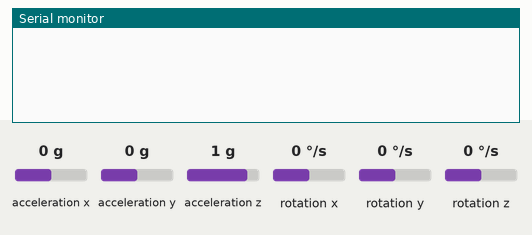
Simulated run of this sketch. Board: Arduino Uno, built with avr-gcc and run on an emulated ATmega328P. Parts: the last lines printed to the serial monitor. Wiring (inferred from the names in the program): MPU-6050 motion sensor at I2C address 0x68. The inputs (shaded band) are chosen by the test bench; at power-on: acceleration x 0 g, rotation y 0 °/s, rotation x 0 °/s, acceleration y 0 g, acceleration z 1 g, rotation z 0 °/s.

Above: at 1.2 s.
1.3 s: acceleration x set to -1.4 g
At 1.9 s:
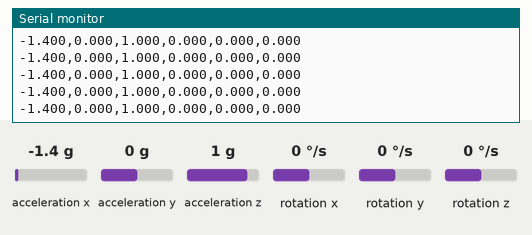
2.8 s: rotation y set to 12 °/s
At 3.4 s:
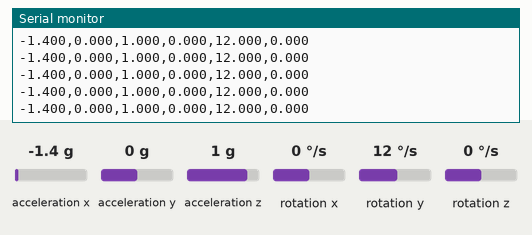
5.8 s: rotation x set to 12 °/s
At 6.6 s:
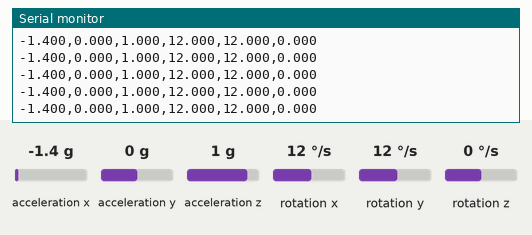
8.8 s: acceleration y set to -1.4 g
At 9.3 s:
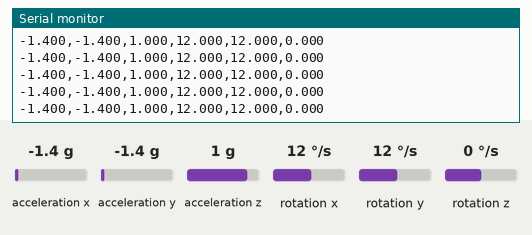
10.3 s: rotation x set to 100 °/s
At 11.3 s:
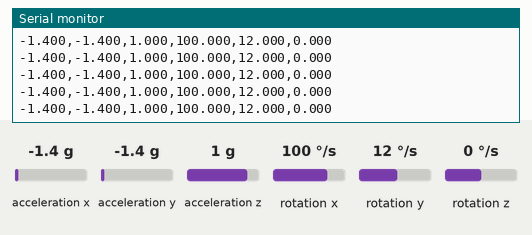
Timing chart, 0 to 13.3 s (numbered marks = the images above; inputs shaded):
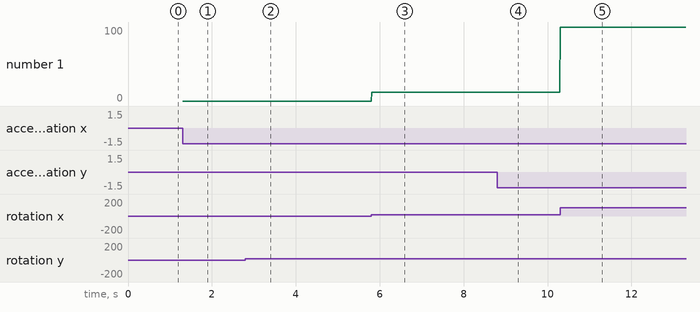

Measured:
- after the input at 1.3 s, the serial monitor: prints a new line at once (image 1)
- after the input at 2.8 s, the serial monitor: prints a new line at once (image 2)
- after the input at 5.8 s, the serial monitor: prints a new line at once (image 3)
- after the input at 8.8 s, the serial monitor: prints a new line at once (image 4)
- after the input at 10.3 s, the serial monitor: prints a new line at once (image 5)
- plotted number 1: 12 → 100 after the input at 10.3 s

The sketch:

IMU_Capture.ino
```cpp
#include <Wire.h>

//Direccion I2C de la IMU
#define MPU 0x68

//Ratios de
#define G_R 131.0 // 32768/250

//Conversion de radianes a grados 180/PI
#define RAD_A_DEG = 57.295779 conversion
#define A_R 16384.0 // 32768/2

//MPU-6050 da los valores en enteros de 16 bits
//Valores RAW
int16_t AcX, AcY, AcZ, GyX, GyY, GyZ;

//Angulos
float Acc[3];
float Gy[3];
const float accelerationThreshold = 1.4; // threshold of significant in G's
const int numSamples = 50;
int contador=0;
int muestras = 50;
int samplesRead = numSamples;
bool bandera=true;
bool bandera2=true;

void setup() {
  Wire.begin(); // D2(GPIO4)=SDA / D1(GPIO5)=SCL
  Wire.beginTransmission(MPU);
  Wire.write(0x6B);
  Wire.write(0);
  Wire.endTransmission(true);
  Serial.begin(115200);


}

void loop() {

   while (samplesRead == numSamples) {

      leer_acc();

      // sum up the absolutes
      float aSum = fabs(Acc[0]) + fabs(Acc[1]) + fabs(Acc[2]);

      // check if it's above the threshold
      if (aSum >= accelerationThreshold) {
        // reset the sample read count
        samplesRead = 0;
        break;
      }

  }
   while (samplesRead < numSamples) {

      leer_acc();
      leer_gyro();

      samplesRead++;
      if(bandera2==true){
        Serial.println("aX,aY,aZ,gX,gY,gZ");
        bandera2=false;

        }
      // print the data in CSV format
      Serial.print(Acc[0], 3);
      Serial.print(',');
      Serial.print(Acc[1], 3);
      Serial.print(',');
      Serial.print(Acc[2], 3);
      Serial.print(',');
      Serial.print(Gy[0], 3);
      Serial.print(',');
      Serial.print(Gy[1], 3);
      Serial.print(',');
      Serial.print(Gy[2], 3);
      Serial.println();
      delay(10);
      if (samplesRead == numSamples) {
        // add an empty line if it's the last sample
        Serial.println();
        contador++;

      }
      if(contador== muestras){

        while(1){}
        }

  }


}
void leer_acc(){
   Wire.beginTransmission(MPU);
   Wire.write(0x3B); //Pedir el registro 0x3B - corresponde al AcX
   Wire.endTransmission(false);
   Wire.requestFrom(MPU,6,true);   //A partir del 0x3B, se piden 6 registros
   AcX=Wire.read()<<8|Wire.read(); //Cada valor ocupa 2 registros
   AcY=Wire.read()<<8|Wire.read();
   AcZ=Wire.read()<<8|Wire.read();
   Acc[0]= AcX/A_R;
   Acc[1]= AcY/A_R;
   Acc[2]= AcZ/A_R;

  }
void leer_gyro(){
   Wire.beginTransmission(MPU);
   Wire.write(0x43);
   Wire.endTransmission(false);
   Wire.requestFrom(MPU,6,true);   //A partir del 0x43, se piden 6 registros
   GyX=Wire.read()<<8|Wire.read(); //Cada valor ocupa 2 registros
   GyY=Wire.read()<<8|Wire.read();
   GyZ=Wire.read()<<8|Wire.read();

   //Calculo del angulo del Giroscopio
   Gy[0] = GyX/G_R;
   Gy[1] = GyY/G_R;
   Gy[2] = GyZ/G_R;
  }
```
